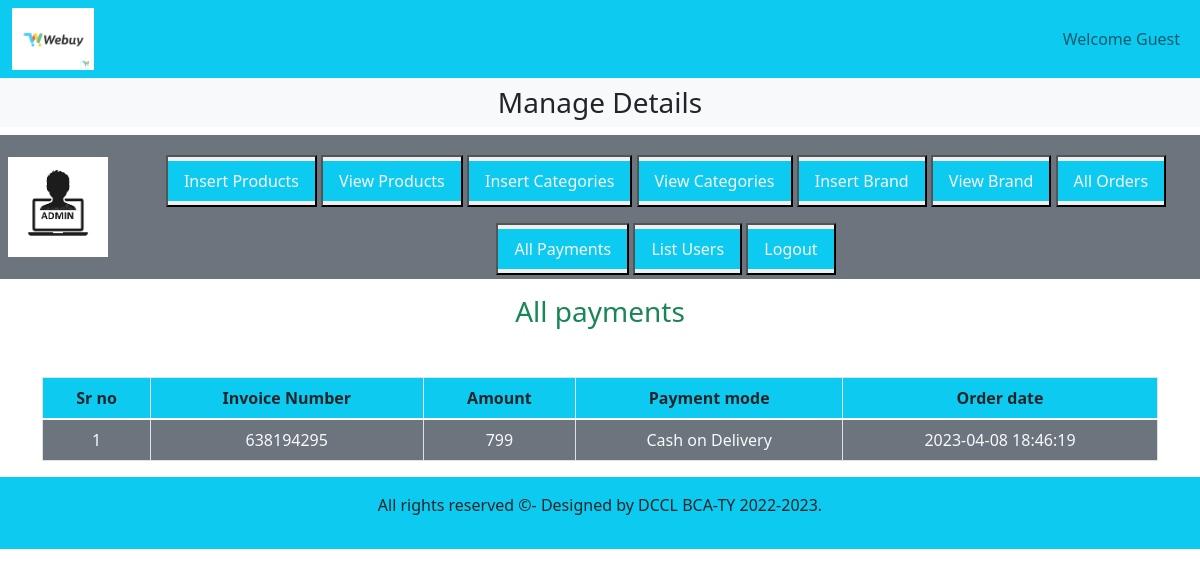
/website/admin_area/index.php?list_payments, run on the app's committed database.
### tables this page shows
CREATE TABLE `user_payments` (
  `payment_id` int(11) NOT NULL,
  `order_id` int(11) NOT NULL,
  `invoice_number` int(11) NOT NULL,
  `amount` int(11) NOT NULL,
  `payment_mode` varchar(255) NOT NULL,
  `date` timestamp NOT NULL DEFAULT current_timestamp() ON UPDATE current_timestamp()
);

### website/admin_area/list_payments.php (the view, shortened to what this page needs)
<h3 class="text-center text-success">All payments</h3>
<table class="table table-bordered mt-5">
    <thead class="bg-info text-center">
    <?php
        $get_payments="select * from user_payments";
        $result=mysqli_query($con,$get_payments);
        $row_count=mysqli_num_rows($result);
if($row_count==0){
    echo "<h2 class='text-danger text-center mt-5'>No payments received yet</h2>";
}else{
    echo "<tr>
        <th>Sr no</th>
        <th>Invoice Number</th>
        <th>Amount</th>
        <th>Payment mode</th>
        <th>Order date</th>
    </tr>
    </thead>
<tbody class='bg-secondary text-light'>";
    $number=0;
    while($row_data=mysqli_fetch_assoc($result)){
        $invoice_number=$row_data['invoice_number'];
        $amount=$row_data['amount'];
        $payment_mode=$row_data['payment_mode'];
        $date=$row_data['date'];
        $number++;
        echo "<tr class='text-center'>
        <td>$number</td>
        <td>$invoice_number</td>
        <td>$amount</td>
        <td>$payment_mode</td>
        <td>$date</td>
        </tr>";
    }
}
?>
   </tbody>
</table>

### website/style.css (style rules this page uses)
* { margin: 0; padding: 0; box-sizing : border-box; }

### website/admin_area/index.php (style rules this page uses)
body { overflow-x:hidden; }

### data on the page
user_payments: invoice_number "638194295", amount "799", payment_mode "Cash on Delivery", date "2023-04-08 18:46:19"
